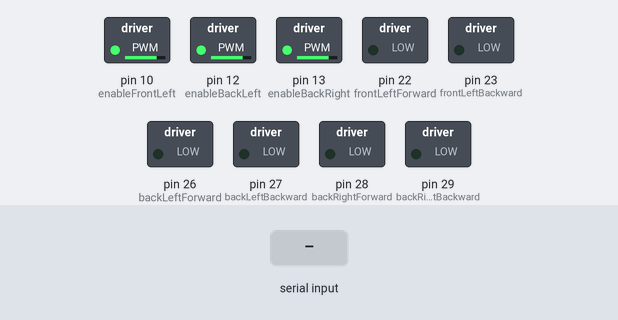
This sketch was run on a simulated Arduino Mega 2560, built with avr-gcc and run on an emulated ATmega2560. On the bench: switched loads named in the sketch (green lamp = pin HIGH). The test bench sets the inputs (shaded band). Pins used as bus, display or sensor lines are not drawn.

Above: at 1.2 s.
1.3 s: "w" received over Serial
At 2.2 s:
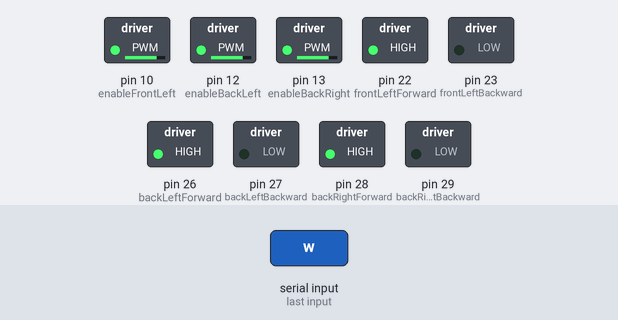
2.8 s: "d" received over Serial
At 3.3 s:
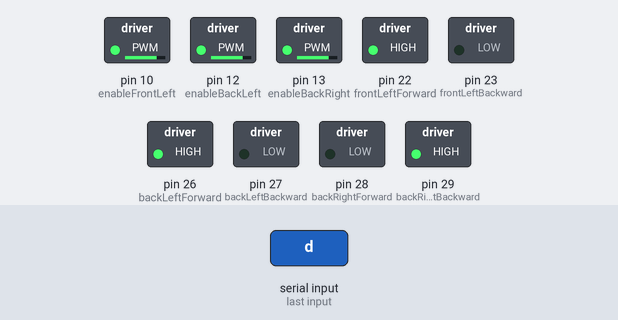
Timing chart, 0 to 7.0 s (numbered marks = the images above; inputs shaded):
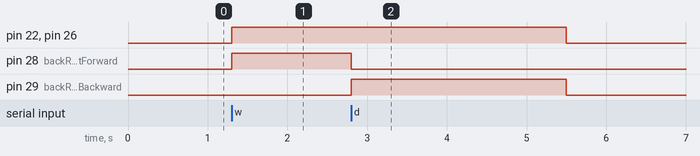

Measured:
- after the input at 1.3 s, pin 22 (frontLeftForward), pin 26 (backLeftForward), pin 28 (backRightForward): LOW → HIGH at once
- after the input at 2.8 s, pin 22 (frontLeftForward), pin 26 (backLeftForward): HIGH → LOW after 2.7 s; pin 28 (backRightForward): HIGH → LOW at once; pin 29 (backRightBackward): LOW → HIGH at once, → LOW 2.7 s later

The sketch:

main.ino
```cpp
const int frontTrigPin = 2;
const int frontEchoPin = 3;
const int rightTrigPin = 4;
const int rightEchoPin = 5;
const int leftTrigPin = 6;
const int leftEchoPin = 7;
long duration;

//L293D
//enable
const int enableFrontLeft = 10;
const int enableFrontRight = 11;
const int enableBackLeft = 12;
const int enableBackRight = 13;

//Motor A
const int frontLeftForward  = 22;  // Pin 14 of L293
const int frontLeftBackward  = 23;  // Pin 10 of L293
//Motor B
const int frontRightForward  = 24; // Pin  7 of L293
const int frontRightBackward  = 25;  // Pin  2 of L293
//Motor C
const int backLeftForward = 26;
const int backLeftBackward = 27;
//Motor D
const int backRightForward = 28;
const int backRightBackward = 29;

void setup() {
  pinMode(frontTrigPin, OUTPUT);
  pinMode(frontEchoPin, INPUT);
  pinMode(rightTrigPin, OUTPUT);
  pinMode(rightEchoPin, INPUT);
  pinMode(leftTrigPin, OUTPUT);
  pinMode(leftEchoPin, INPUT);
  Serial.begin(9600);

  //Set pins as outputs
  pinMode(enableFrontLeft, OUTPUT);
  pinMode(enableFrontRight, OUTPUT);
  pinMode(enableBackLeft, OUTPUT);
  pinMode(enableBackRight, OUTPUT);
  pinMode(frontLeftForward, OUTPUT);
  pinMode(frontLeftBackward, OUTPUT);
  pinMode(frontRightForward, OUTPUT);
  pinMode(frontRightBackward, OUTPUT);
  pinMode(backLeftForward, OUTPUT);
  pinMode(backLeftBackward, OUTPUT);
  pinMode(backRightForward, OUTPUT);
  pinMode(backRightBackward, OUTPUT);

  //enable
  //this should change the speeds of the wheels
  //note: setting a speed of 200 on 1 wheel may not be the same as 200 on another wheel
  analogWrite(enableFrontLeft, 200);
  analogWrite(enableFrontRight, 200);
  analogWrite(enableBackLeft, 200);
  analogWrite(enableBackRight, 200);
}

void loop() {

  if(Serial.available() > 0) {

    char cmd = Serial.read();

    switch (cmd) {
      case 'f':
        Serial.println(getFrontDist());
        break;
      case 'r':
        Serial.println(getRightDist());
        break;
      case 'l':
        Serial.println(getLeftDist());
        break;
      case 'w':
        startMoving();
        break;
      case 'd': // turn right in place
        turnRightUntilAligned();
        break;
      case 's':
        stopMoving();
        break;
      case 't':
        Serial.println(isGoingStraight());
        break;
      default:
        break;
    }
  }
  delayMicroseconds(2);

//  Serial.print("F: ");
//  Serial.println(getFrontDist());
//  Serial.print("R: ");
//  Serial.println(getRightDist());
//  delay(1000);
}

void startMoving() {
  digitalWrite(frontLeftForward, HIGH);
  digitalWrite(frontLeftBackward, LOW);
  digitalWrite(frontRightForward, HIGH);
  digitalWrite(frontRightBackward, LOW);
  digitalWrite(backLeftForward, HIGH);
  digitalWrite(backLeftBackward, LOW);
  digitalWrite(backRightForward, HIGH);
  digitalWrite(backRightBackward, LOW);
}

void stopMoving() {
  digitalWrite(frontLeftForward, LOW);
  digitalWrite(frontLeftBackward, LOW);
  digitalWrite(frontRightForward, LOW);
  digitalWrite(frontRightBackward, LOW);
  digitalWrite(backLeftForward, LOW);
  digitalWrite(backLeftBackward, LOW);
  digitalWrite(backRightForward, LOW);
  digitalWrite(backRightBackward, LOW);
}

// complete this. gyro, ultrasonic, etc.
void turnRightUntilAligned() {
  turnRightInPlace();
  // 2000 might be good for 255 motors, 4000 is untested for 200 motors
  delay(2700);
//  delay(3000);
  stopMoving();
}

void turnRightInPlace() {
  digitalWrite(frontLeftForward, HIGH);
  digitalWrite(frontLeftBackward, LOW);
  digitalWrite(frontRightForward, LOW);
  digitalWrite(frontRightBackward, HIGH);
  digitalWrite(backLeftForward, HIGH);
  digitalWrite(backLeftBackward, LOW);
  digitalWrite(backRightForward, LOW);
  digitalWrite(backRightBackward, HIGH);
}

double getFrontDist() {
  return getDist(frontTrigPin, frontEchoPin);
//  delayMicroseconds(2);
}

double getRightDist() {
  return getDist(rightTrigPin, rightEchoPin);
//  delayMicroseconds(2);
}

double getLeftDist() {
  return getDist(leftTrigPin, leftEchoPin);
}

double getDist(const int trigPin, const int echoPin) {
  // Send a short low pulse to ensure a clean high one.
  digitalWrite(trigPin, LOW);
  delayMicroseconds(2);
  // Send a ten-second high pulse.
  digitalWrite(trigPin, HIGH);
  delayMicroseconds(10);
  digitalWrite(trigPin, LOW);
  // Store the high pulse's duration.
  const long duration = pulseIn(echoPin, HIGH);
  // Calculate and print the distance to the target.
  const double distance = microsecondsToDistance(duration);
  return distance;
}

bool isGoingStraight() {
  if (digitalRead(frontLeftForward) == HIGH
    && digitalRead(frontLeftBackward) == LOW
    && digitalRead(frontRightForward) == HIGH
    && digitalRead(frontRightBackward) == LOW
    && digitalRead(backLeftForward) == HIGH
    && digitalRead(backLeftBackward) == LOW
    && digitalRead(backRightForward) == HIGH
    && digitalRead(backRightBackward) == LOW) {
      return true;
    }
  else return false;
}

const double microsecondsToDistance(const long microseconds) {
  // Initialize m and b to their respective values in the formula, y = mx + b.
  // y = distance, x = time (in microseconds).
  const double m = 0.01723722479;
  const double b = -0.2604487142;
  return m * microseconds + b;
}
```
